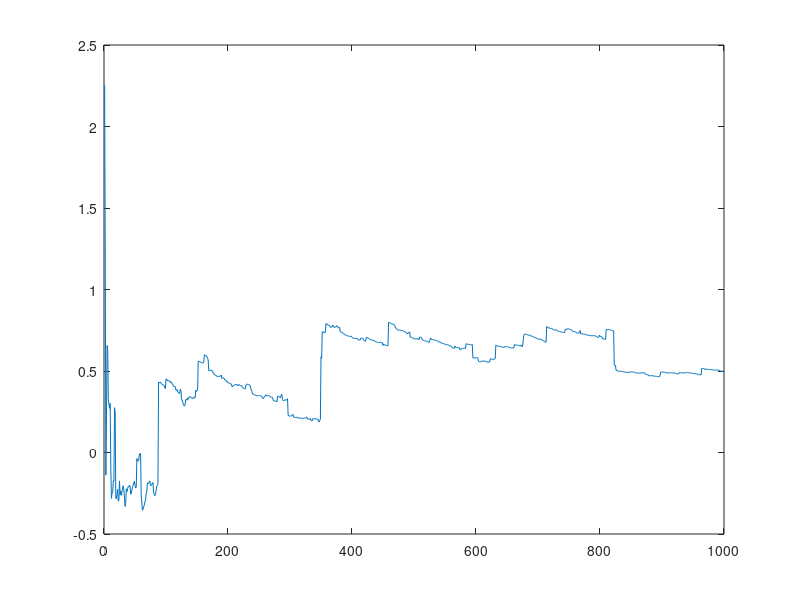

MATLAB code for this plot:
clear;clc;

N = 10;
dx = 1.0/(N);
x = [0:dx:1]; xmid = (x(1:length(x)-1) + x(2:end))/2.0;
%Define phi 
d = 100;sigma = 1;
j = 1;
for sim=[1:5:5000]
%Define random variable coeffs
xi = randn(d,1);

%Define g(x)
c0 = 1.0;
g = 0.0;
gmid = 0.0;
for i=1:d
   g = g + xi(i)*((sqrt(2)*sigma)./((i-0.5)*pi))*(sin(pi*x*(i-0.5)));
   gmid = gmid + xi(i)*((sqrt(2)*sigma)./((i-0.5)*pi))*(sin(pi*xmid*(i-0.5)));
end
c = c0*exp(g); %(x+1) %Test cases
cmid = c0*exp(gmid); %(xmid+1)
A = -2.0*diag(cmid(1:N-1)) + diag(c(2:N-1),-1) + diag(c(2:N-1),1);
b = zeros(N-1,1);
b(1,1) = -c(1);
u = A\b;
T_half(j,1) = u(5); 
mc_mean(j,1) = mean(T_half);
j = j+1;
% figure(1)
% plot(x,[1;u;0],'-');
% xlim([0,1]);ylim([-0.5,1.5]);
% hold on;
end

figure(2)
plot(mc_mean);
